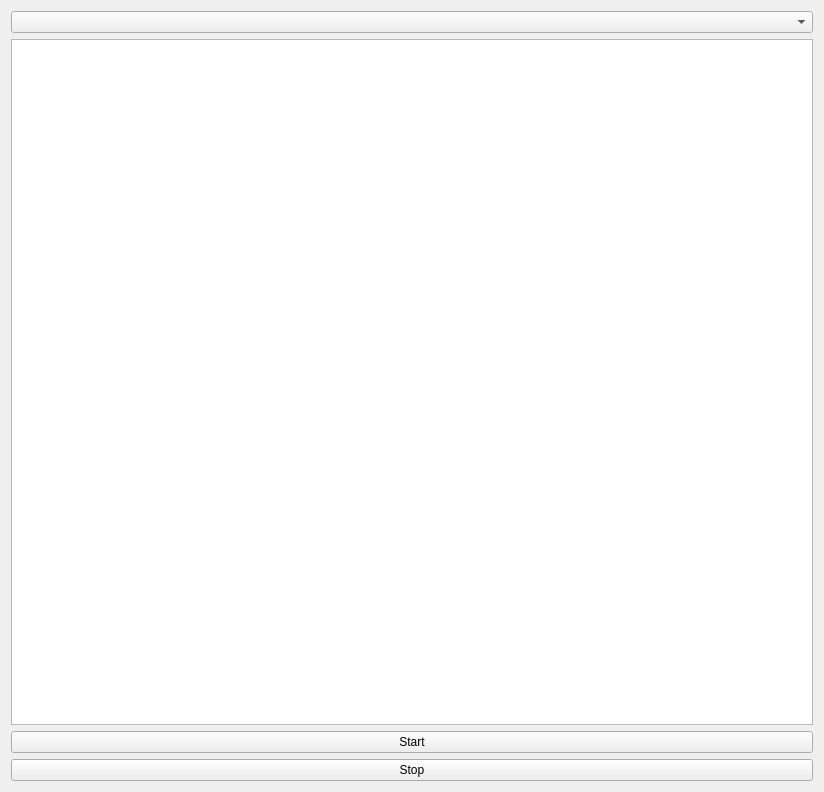
<?xml version="1.0" encoding="UTF-8"?>
<ui version="4.0">
 <class>Form</class>
 <widget class="QWidget" name="Form">
  <property name="geometry">
   <rect>
    <x>0</x>
    <y>0</y>
    <width>824</width>
    <height>792</height>
   </rect>
  </property>
  <property name="windowTitle">
   <string>Form</string>
  </property>
  <layout class="QVBoxLayout" name="verticalLayout_2">
   <item>
    <widget class="QSplitter" name="splitter">
     <property name="orientation">
      <enum>Qt::Vertical</enum>
     </property>
     <widget class="QWidget" name="layoutWidget">
      <layout class="QVBoxLayout" name="verticalLayout">
       <item>
        <widget class="QComboBox" name="comboBox">
         <property name="cursor">
          <cursorShape>PointingHandCursor</cursorShape>
         </property>
        </widget>
       </item>
       <item>
        <widget class="QTableView" name="table_social">
         <property name="cursor" stdset="0">
          <cursorShape>PointingHandCursor</cursorShape>
         </property>
        </widget>
       </item>
      </layout>
     </widget>
    </widget>
   </item>
   <item>
    <widget class="QPushButton" name="btn_start">
     <property name="text">
      <string>Start</string>
     </property>
    </widget>
   </item>
   <item>
    <widget class="QPushButton" name="btn_stop">
     <property name="text">
      <string>Stop</string>
     </property>
    </widget>
   </item>
  </layout>
 </widget>
 <resources/>
 <connections/>
</ui>
